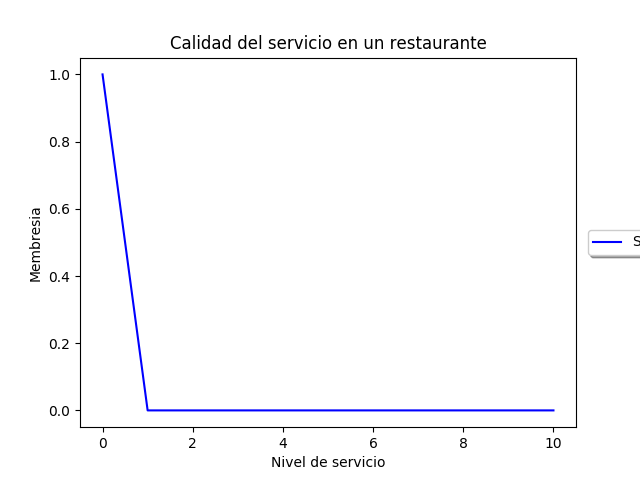

Source code (Python):
import numpy as np
import skfuzzy as sk
import matplotlib.pyplot as plt

x= np.arange(0, 11, 1)
calidad = sk.trimf (x, [0,0,0])

plt.figure()
plt.plot(x, calidad, 'b', linewidth=1.5, label='Servicio')

plt.title('Calidad del servicio en un restaurante')
plt.ylabel('Membresia')
plt.xlabel('Nivel de servicio')
plt.legend(loc='center right', bbox_to_anchor=(1.25, 0.5), ncol=1, fancybox=True, shadow=True)
plt.show()
